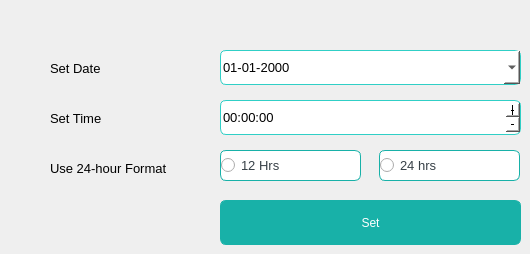
          <widget class="QWidget" name="page_2">
           <widget class="QLabel" name="label_45">
            <property name="geometry">
             <rect>
              <x>50</x>
              <y>60</y>
              <width>161</width>
              <height>16</height>
             </rect>
            </property>
            <property name="font">
             <font>
              <family>Ubuntu</family>
              <pointsize>10</pointsize>
             </font>
            </property>
            <property name="styleSheet">
             <string>background-color: transparent;
border-radius: 6px;
border: 0px solid </string>
            </property>
            <property name="text">
             <string>Set Date</string>
            </property>
           </widget>
           <widget class="QLabel" name="label_46">
            <property name="geometry">
             <rect>
              <x>50</x>
              <y>110</y>
              <width>161</width>
              <height>16</height>
             </rect>
            </property>
            <property name="font">
             <font>
              <family>Ubuntu</family>
              <pointsize>10</pointsize>
             </font>
            </property>
            <property name="styleSheet">
             <string>background-color: transparent;
border-radius: 6px;
border: 0px solid </string>
            </property>
            <property name="text">
             <string>Set Time</string>
            </property>
           </widget>
           <widget class="QLabel" name="label_47">
            <property name="geometry">
             <rect>
              <x>50</x>
              <y>160</y>
              <width>161</width>
              <height>16</height>
             </rect>
            </property>
            <property name="font">
             <font>
              <family>Ubuntu</family>
              <pointsize>10</pointsize>
             </font>
            </property>
            <property name="styleSheet">
             <string>background-color: transparent;
border-radius: 6px;
border: 0px solid </string>
            </property>
            <property name="text">
             <string>Use 24-hour Format</string>
            </property>
           </widget>
           <widget class="QDateTimeEdit" name="dateTimeEdit">
            <property name="geometry">
             <rect>
              <x>220</x>
              <y>50</y>
              <width>301</width>
              <height>35</height>
             </rect>
            </property>
            <property name="font">
             <font>
              <family>Ubuntu</family>
              <pointsize>10</pointsize>
              <bold>false</bold>
             </font>
            </property>
            <property name="styleSheet">
             <string notr="true">QDateTimeEdit 
{
   color: rgb(0, 0, 0);
background-color: rgb(255, 255, 255);
border-radius: 6px;
border: 1px solid #30CFC6;

}


QDateTimeEdit::down-arrow
{
    image: url(:/new/prefix_stack/images/calendar 1.png);
    width: 16px;
    height: 16px;

}
</string>
            </property>
            <property name="frame">
             <bool>true</bool>
            </property>
            <property name="buttonSymbols">
             <enum>QAbstractSpinBox::UpDownArrows</enum>
            </property>
            <property name="displayFormat">
             <string>dd-MM-yyyy</string>
            </property>
            <property name="calendarPopup">
             <bool>true</bool>
            </property>
           </widget>
           <widget class="QDateTimeEdit" name="dateTimeEdit_2">
            <property name="geometry">
             <rect>
              <x>220</x>
              <y>100</y>
              <width>301</width>
              <height>35</height>
             </rect>
            </property>
            <property name="font">
             <font>
              <family>Ubuntu</family>
              <pointsize>10</pointsize>
              <bold>false</bold>
             </font>
            </property>
            <property name="styleSheet">
             <string notr="true">QDateTimeEdit 
{
   color: rgb(0, 0, 0);
background-color: rgb(255, 255, 255);
border-radius: 6px;
border: 1px solid #30CFC6;

}
</string>
            </property>
            <property name="frame">
             <bool>true</bool>
            </property>
            <property name="buttonSymbols">
             <enum>QAbstractSpinBox::PlusMinus</enum>
            </property>
            <property name="displayFormat">
             <string>HH:mm:ss</string>
            </property>
            <property name="calendarPopup">
             <bool>true</bool>
            </property>
           </widget>
           <widget class="QRadioButton" name="radioButton_7">
            <property name="geometry">
             <rect>
              <x>220</x>
              <y>150</y>
              <width>141</width>
              <height>31</height>
             </rect>
            </property>
            <property name="font">
             <font>
              <family>Ubuntu</family>
              <pointsize>10</pointsize>
             </font>
            </property>
            <property name="styleSheet">
             <string notr="true">background-color: rgb(255, 255, 255);
color: rgb(55, 64, 71);
border-radius: 6px;
border: 1px solid #18B1A8;</string>
            </property>
            <property name="text">
             <string>12 Hrs</string>
            </property>
           </widget>
           <widget class="QRadioButton" name="radioButton_8">
            <property name="geometry">
             <rect>
              <x>379</x>
              <y>150</y>
              <width>141</width>
              <height>31</height>
             </rect>
            </property>
            <property name="font">
             <font>
              <family>Ubuntu</family>
              <pointsize>10</pointsize>
             </font>
            </property>
            <property name="styleSheet">
             <string notr="true">background-color: rgb(255, 255, 255);
color: rgb(55, 64, 71);
border-radius: 6px;
border: 1px solid #18B1A8;</string>
            </property>
            <property name="text">
             <string>24 hrs</string>
            </property>
           </widget>
           <widget class="QPushButton" name="btn_set">
            <property name="geometry">
             <rect>
              <x>220</x>
              <y>200</y>
              <width>301</width>
              <height>45</height>
             </rect>
            </property>
            <property name="styleSheet">
             <string notr="true">background-color: rgb(24, 177, 168);
border-radius: 6px;
border: 1px solid #18B1A8;
font: 500 11pt &quot;Ubuntu&quot;;
color: rgb(255, 255, 255);
</string>
            </property>
            <property name="text">
             <string>Set</string>
            </property>
           </widget>
          </widget>
